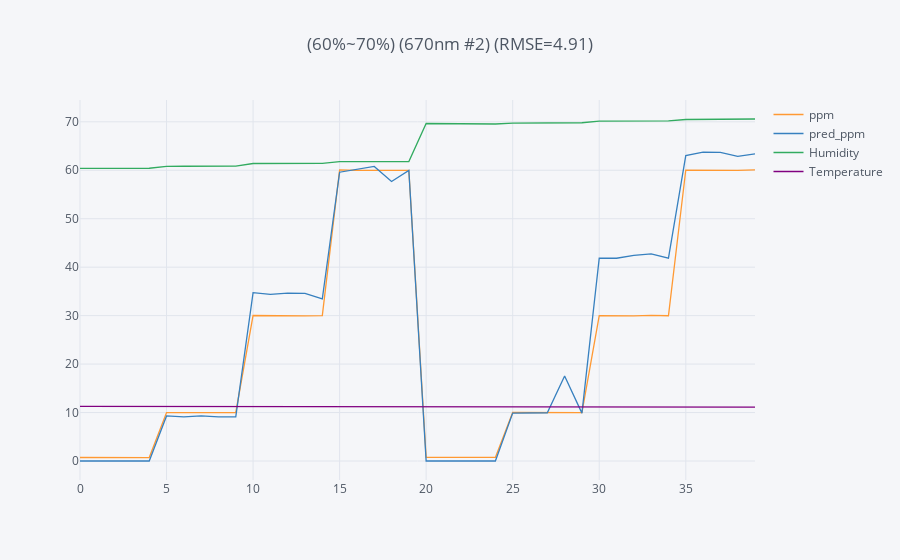

The code cell stored with this chart in its notebook:
### Code cell
# load training data
dk_0C = df_0C.copy().reset_index(drop=True)
dk_10C = df_10C.copy().reset_index(drop=True)
dk_20C = df_20C.copy().reset_index(drop=True)
dk_30C = df_30C.copy().reset_index(drop=True)

# copy testing data
dk_test_10C = df_test_10C.copy().reset_index(drop=True)

#setting temperature range
'''dict = {temp. 1 : ([training data1, data2], [blind test data1, data2], white_card_std data)}'''

temp_data_dict = { 

    # n20~10C
    'temp. 1': ([dk_0C, dk_10C, dk_20C, dk_30C], [dk_test_10C]),

                  } 
    
# implement temp. range loop
for temp_data, temp_blind_test in temp_data_dict.values():
    

    # plot each model 4D data
#             module_4D.plot_4D_multi_model(temp_data, temp_blind_test, channel_list, sensor_number)

    # concate training data        
    df_all = pd.concat(temp_data).reset_index(drop=True)
    df_test = pd.concat(temp_blind_test).reset_index(drop=True)


    # 取0ppm資料
    dk_all_0ppm = df_all[df_all['ppm']<1].copy()
    dk_test_0ppm = df_test[df_test['ppm']<1].copy()

    # 取10ppm資料
    dk_all_10ppm = df_all[(df_all['ppm']>9)&(df_all['ppm']<11)].copy()
    dk_test_10ppm = df_test[(df_test['ppm']>9)&(df_test['ppm']<11)].copy()
    
    # 取30ppm資料
    dk_all_30ppm = df_all[(df_all['ppm']>29)&(df_all['ppm']<31)].copy()
    dk_test_30ppm = df_test[(df_test['ppm']>29)&(df_test['ppm']<31)].copy()

    # 取60ppm資料
    dk_all_60ppm = df_all[(df_all['ppm']>59)].copy()
    dk_test_60ppm = df_test[(df_test['ppm']>59)].copy()

    dk_data_dict = {'0ppm':(dk_all_0ppm, dk_test_0ppm),
                    '10ppm':(dk_all_10ppm, dk_test_10ppm),
                    '30ppm':(dk_all_30ppm, dk_test_30ppm),
                    '60ppm':(dk_all_60ppm, dk_test_60ppm)
                   }

    #training model for 0ppm, 10ppm, 60ppm surface
    surf_coef_list = []                           # store ppm surface coefficient
    for ppm, ppm_data in dk_data_dict.items():

        dk_data, dk_test = ppm_data

        y_train = dk_data[train_channel] + shift 
        x_train = dk_data[['Temperature', 'Humidity']] 

        y_test = dk_test[test_channel] 
        x_test = dk_test[['Temperature', 'Humidity']]

#             channels = train_channel

        ### Ridge regression
#             step = humidity_step
        os.chdir(path)              
        loss_list = []
        loss_each_step_list = []
        sensor = model.model(name=name,
                             sensor_number=sensor_number,
                             channel=train_channel,
                             x_train=x_train, 
                             y_train=y_train, 
                             x_test=x_test, 
                             y_test=y_test, 
                             model_name=model_name, 
                             degree=degree,
                             step=humidity_step,
                             output_modify=output_modify,
                             shift=shift,            
                             multiple=multiple,
                             ppm=ppm,
                             humidity_feature=sensor_humidity_feature)
        intercept, coef = sensor.regression()
        sensor.save_sensor_side_coef()
#         sensor.loss()
#         loss_each_step = sensor.loss_each_step()    
#         sensor.plot()
#         sensor.save_plot()
#         sensor.coef()
        
        #補0調整濕度項次數
        if (sensor_humidity_feature == False)&(degree==1):
            coef = np.append(coef, [0] * degree)

        elif (sensor_humidity_feature == False)&(degree==2):
            coef = np.insert(coef, 1, 0)
            coef = np.append(coef, [0] * degree)

        elif (sensor_humidity_feature == False)&(degree==3):
            coef = np.insert(coef, 1, 0)
            coef = np.insert(coef, 3, 0)
            coef = np.insert(coef, 4, 0)
            coef = np.append(coef, [0] * degree)
            
        coefficient = np.insert(coef, 0, intercept)
        surf_coef_list.append(coefficient) 
   
    test_data = df_test[[test_channel, 'Temperature', 'Humidity', 'ppm']]
    ppm_list = []
    for index, row in test_data.iterrows():
        signal, temperature, humidity, _ = row
        signal_0ppm = interpolation.calculate_ppm_surface_signal(surf_coef_list[0], x0=temperature, x1=humidity, degree=degree)
        signal_10ppm = interpolation.calculate_ppm_surface_signal(surf_coef_list[1], x0=temperature, x1=humidity, degree=degree)
        signal_30ppm = interpolation.calculate_ppm_surface_signal(surf_coef_list[2], x0=temperature, x1=humidity, degree=degree)
        signal_60ppm = interpolation.calculate_ppm_surface_signal(surf_coef_list[3], x0=temperature, x1=humidity, degree=degree)

#         print(signal_0ppm, signal_10ppm, signal_60ppm)
        
        signal_ppm_dict = {
                             0:signal_0ppm,
                            10:signal_10ppm,
                            30:signal_30ppm,
                            60:signal_60ppm
                           }

#         ppm = interpolation.linear_interpolation(signal_ppm_dict, signal, 0, 10, 60)
#         ppm = interpolation.exponential_interpolation(signal_ppm_dict, signal, 0, 60)
        ppm = interpolation.hybrid_interpolation(signal_ppm_dict, signal, 0, 10, 60)
        ppm_list.append(ppm)

    # RMSE
    rmse_test = np.sqrt(mean_squared_error(ppm_list, test_data['ppm'])).round(2)

    # Interpolation prediction result    
    predict_test_data = test_data.copy()
    predict_test_data['pred_ppm'] = ppm_list
    temp = int(predict_test_data['Temperature'].mean())
    hum_min = int(predict_test_data['Humidity'].min())
    hum_max = int(predict_test_data['Humidity'].max())
    title = '({}%~{}%) ({}) (RMSE={})'.format(hum_min, hum_max, test_channel, rmse_test)
    predict_test_data.iplot(kind='scatter', y=['ppm', 'pred_ppm', 'Humidity', 'Temperature'], title=title)


    # save prediction result
    folderName = '{}'.format(name)
    savePath = os.path.join(os.getcwd(), folderName)
    filename = '({}%~{}%)({})(shift {})(RMSE={})'.format(hum_min, hum_max, test_channel, shift ,rmse_test)
    plt.plot(predict_test_data['Temperature'], 'r')
    plt.plot(predict_test_data['Humidity'], 'b')
    plt.plot(predict_test_data['ppm'], 'g')
    plt.plot(predict_test_data['pred_ppm'], 'orange')
    plt.ylabel('Temperature/ Humidity/ ppm')
    plt.grid(alpha=0.3)
    plt.legend(bbox_to_anchor=(0., 1.02, 1., .102),  loc=3, ncol=4, mode="expand")
    plt.title(filename, y=1.15, fontsize=10)
    plt.savefig(savePath + '/' + filename + '.png', dpi=200, bbox_inches='tight')
    plt.close() 
    plt.show()

### Figure 1 — Plotly figure (JSON) as saved in the notebook; plotly's stock layout.template omitted (floating-point values rounded to 4 significant figures)
{"data": [{"line": {"color": "rgba(255, 153, 51, 1.0)", "dash": "solid", "shape": "linear", "width": 1.3}, "mode": "lines", "name": "ppm", "text": "", "type": "scatter", "uid": "7f545bb2-2504-446e-84db-4a14d4f218c9", "x": [0, 1, 2, 3, 4, 5, 6, 7, 8, 9, 10, 11, 12, 13, 14, 15, 16, 17, 18, 19, 20, 21, 22, 23, 24, 25, 26, 27, 28, 29, 30, 31, 32, 33, 34, 35, 36, 37, 38, 39], "y": [0.725, 0.7125, 0.725, 0.725, 0.7125, 10, 9.975, 10, 10.03, 10.01, 30.02, 29.98, 30.01, 29.95, 30, 60.06, 59.98, 59.99, 60.1, 59.96, 0.7375, 0.75, 0.725, 0.7375, 0.7375, 10.03, 10.01, 9.975, 10.03, 9.988, 29.99, 29.95, 29.96, 30.04, 29.98, 60.05, 59.98, 60.04, 59.98, 60.08]}, {"line": {"color": "rgba(55, 128, 191, 1.0)", "dash": "solid", "shape": "linear", "width": 1.3}, "mode": "lines", "name": "pred_ppm", "text": "", "type": "scatter", "uid": "02ed6292-c59d-4063-8a55-c01436915dca", "x": [0, 1, 2, 3, 4, 5, 6, 7, 8, 9, 10, 11, 12, 13, 14, 15, 16, 17, 18, 19, 20, 21, 22, 23, 24, 25, 26, 27, 28, 29, 30, 31, 32, 33, 34, 35, 36, 37, 38, 39], "y": [0, 0, 0, 0, 0, 9.3, 9.124, 9.321, 9.094, 9.121, 34.74, 34.4, 34.63, 34.6, 33.46, 59.6, 60.26, 60.79, 57.7, 59.97, 0, 0, 0, 0, 0, 9.88, 9.933, 9.957, 17.53, 9.883, 41.84, 41.85, 42.42, 42.75, 41.87, 63.02, 63.73, 63.68, 62.89, 63.37]}, {"line": {"color": "rgba(50, 171, 96, 1.0)", "dash": "solid", "shape": "linear", "width": 1.3}, "mode": "lines", "name": "Humidity", "text": "", "type": "scatter", "uid": "14ce7a44-549c-4764-83b3-36b1b1e6e3b6", "x": [0, 1, 2, 3, 4, 5, 6, 7, 8, 9, 10, 11, 12, 13, 14, 15, 16, 17, 18, 19, 20, 21, 22, 23, 24, 25, 26, 27, 28, 29, 30, 31, 32, 33, 34, 35, 36, 37, 38, 39], "y": [60.39, 60.35, 60.39, 60.38, 60.42, 60.79, 60.83, 60.84, 60.85, 60.84, 61.4, 61.37, 61.41, 61.42, 61.4, 61.77, 61.79, 61.82, 61.81, 61.81, 69.65, 69.59, 69.57, 69.56, 69.55, 69.74, 69.76, 69.78, 69.79, 69.8, 70.13, 70.12, 70.13, 70.17, 70.19, 70.47, 70.49, 70.5, 70.55, 70.58]}, {"line": {"color": "rgba(128, 0, 128, 1.0)", "dash": "solid", "shape": "linear", "width": 1.3}, "mode": "lines", "name": "Temperature", "text": "", "type": "scatter", "uid": "89c836ed-048d-4be9-85da-23bcc46e0495", "x": [0, 1, 2, 3, 4, 5, 6, 7, 8, 9, 10, 11, 12, 13, 14, 15, 16, 17, 18, 19, 20, 21, 22, 23, 24, 25, 26, 27, 28, 29, 30, 31, 32, 33, 34, 35, 36, 37, 38, 39], "y": [11.27, 11.27, 11.27, 11.27, 11.26, 11.22, 11.22, 11.22, 11.2, 11.22, 11.16, 11.17, 11.17, 11.17, 11.17, 11.15, 11.14, 11.13, 11.13, 11.15, 11.14, 11.13, 11.13, 11.13, 11.13, 11.12, 11.14, 11.12, 11.13, 11.13, 11.11, 11.11, 11.1, 11.11, 11.12, 11.1, 11.1, 11.1, 11.11, 11.11]}], "layout": {"legend": {"bgcolor": "#F5F6F9", "font": {"color": "#4D5663"}}, "paper_bgcolor": "#F5F6F9", "plot_bgcolor": "#F5F6F9", "title": {"font": {"color": "#4D5663"}, "text": "(60%~70%) (670nm #2) (RMSE=4.91)"}, "xaxis": {"gridcolor": "#E1E5ED", "showgrid": true, "tickfont": {"color": "#4D5663"}, "title": {"font": {"color": "#4D5663"}, "text": ""}, "zerolinecolor": "#E1E5ED"}, "yaxis": {"gridcolor": "#E1E5ED", "showgrid": true, "tickfont": {"color": "#4D5663"}, "title": {"font": {"color": "#4D5663"}, "text": ""}, "zerolinecolor": "#E1E5ED"}}}
